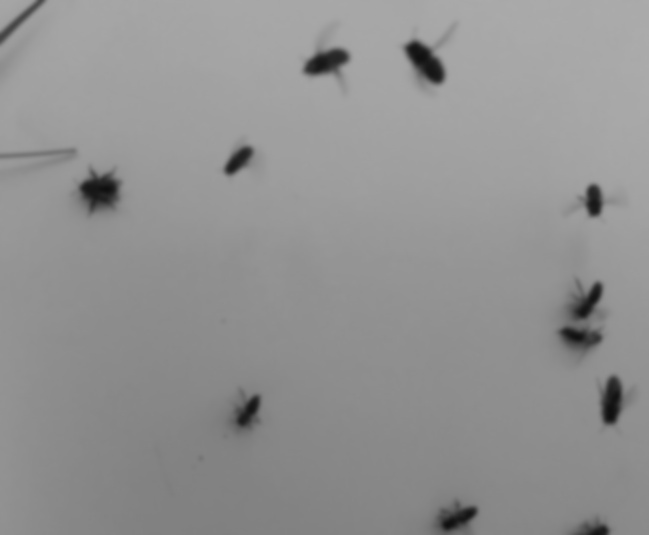
#> input picture inf250/assignment1/bie_threshold.jpeg, 649 x 535 px
$ python otsu.py   (older library calls are emulated)
#> lines starting #> are read from the running program, lines starting #| are printed output that depends on the picture; after the words box and inside, x2 and y2 are one past the last pixel; in counts of white or black regions, pixels touching at a corner belong together
#> in test, img is the input picture: shape (535, 649, 3); min 15, max 172, mean 146.3
# -*- coding: utf-8 -*-

"""
OTSU thresholding
Coursework as part of INF250 at NMBU (Autumn 2017).

Based on the provided skeleton by Yngve Mardal Moe
"""

__author__ = "Jon Nordby"
__email__ = "jonord@nmbu.no"

import numpy as np
import scipy.misc
import math

def to_grayscale(image):
  shape = np.shape(image)
#> shape = (535, 649, 3)
  if len(shape) == 3:
    # sRGB image, convert to luminance (Y)
    srgb = np.array((0.2126, 0.7152, 0.0722))
    image = (image * srgb).sum(axis=-1)
  elif len(shape) > 3:
    raise ValueError('Must be at 2D image')
  return image

def threshold(image, th=None):
    """Returns a binarised version of given image, thresholded at given value.

    Binarises the image using a global threshold `th`. Uses Otsu's method
    to find optimal thrshold value if the threshold variable is None. The
    returned image will be in the form of an 8-bit unsigned integer array
    with 255 as white and 0 as black.

    Parameters:
    -----------
    image : np.ndarray
        Image to binarise. If this image is a colour image then the last
        dimension will be the colour value (as RGB values).
    th : numeric
        Threshold value. Uses Otsu's method if this variable is None.

    Returns:
    --------
    binarised : np.ndarray(dtype=np.uint8)
        Image where all pixel values are either 0 or 255.
    """
    # Setup
    shape = np.shape(image)
    image = image = to_grayscale(image)

    if th is None:
        th = find_threshold(image)

    # Apply thresholding
    binarised = np.where(image > th, 255, 0)

#   Note: above is equivalent to looping over manually, just much faster
#    binarised = np.zeros([shape[0], shape[1]], dtype=np.uint8)
#    for (x, y), value in np.ndenumerate(image):
#      binarised[x][y] = 255 if value > th else 0

    return binarised


def histogram(image):
    """Returns the image histogram with 256 bins.
    """
    # Setup
    shape = np.shape(image)
#> shape = (535, 649)

    if len(shape) != 2:
        raise ValueError('Must be a 2D image')

    histogram, _ = np.histogram(image, bins=256, range=(0, 255))
#> histogram = 256 values, max 14721 at index 143, min 0 at index 0, mean 1356.3

# [5 lines of commented-out code are left out]

    return histogram


def find_threshold(image):
    """Finds the optimal thresholdvalue of given image using Otsu's method.
    """

    image = to_grayscale(image)

    hist = histogram(image)
#> hist has the same summary as histogram in histogram

    # Find threshold by maximizing between-class variance
    # This gives same result as minimizing within-class variance,
    # but with fewer calculations

    # Precompute cumulative number of histogram entries, and the weighted-sum
    # Allows quick lookup when going through the possible thresholds
    total_pixels = image.size
#> total_pixels = 347215
    cumsum = np.cumsum(hist)
#> cumsum = 256 values from 0 to 347215
    cumvalues = np.cumsum(np.arange(256) * hist)
#> cumvalues = 256 values from 0 to 50788117
    total_values = cumvalues[255]
#> total_values = 50788117

    # background class (_b) has pixel values {0,t}
    # foreground class (_f) has pixel values {t,255}
    def between_class_variance(t):
#> called with t = 0
      weight_b = cumsum[t]
#> weight_b = 0
      weight_f = total_pixels - weight_b
#> weight_f = 347215

      if weight_b == 0 or weight_f == 0:
        # no pixel values in class, avoid division-by-zero
        return -math.inf

      s = cumvalues[t]
      mean_b = s / weight_b
      mean_f = (total_values - s) / weight_f

      between = weight_b * weight_f * (mean_b - mean_f)**2
      return between

    # Calculate between-class-variance for possible thresholds
    scores = list(between_class_variance(t) for t in range(256))
#> scores = 256 items, first 6: -inf, -inf, -inf, -inf, -inf, -inf

    # Chose threshold which maximises between-class-variance
    th = max(range(256), key=lambda t: scores[t])
#> th = 104

    return th

def test():
  filepath = 'bie_threshold.jpeg'
  #p = 'a1.jpg'
  img = scipy.misc.imread(filepath)

  th = find_threshold(img)
#> th = 104
  expected = 104 # verified visually. Also very close to what OpenCV returns
  assert th == expected, "{} != {}".format(th, expected)

  binary = threshold(img, None)
#> in threshold, `binarised = np.where(image > th, 255, 0)`:
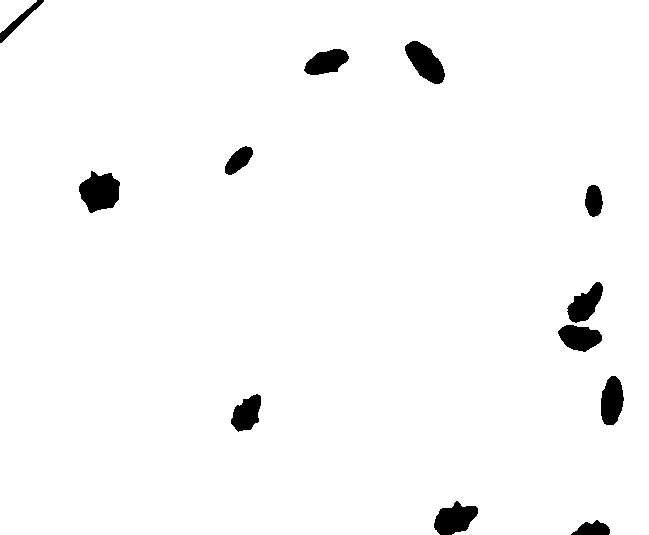
#> binarised: shape (535, 649) int64; 97.4% white; 12 black regions, largest, box (x1, y1, x2, y2) and area: (79, 171, 120, 213) 1200, (405, 41, 445, 84) 998, (434, 501, 478, 535) 978

if __name__ == '__main__':
  test()
